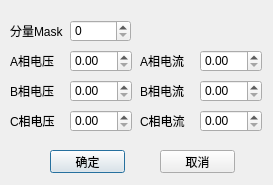
<?xml version="1.0" encoding="UTF-8"?>
<ui version="4.0">
 <class>voltageCurrentWeightParamDialog</class>
 <widget class="QDialog" name="voltageCurrentWeightParamDialog">
  <property name="geometry">
   <rect>
    <x>0</x>
    <y>0</y>
    <width>273</width>
    <height>185</height>
   </rect>
  </property>
  <property name="windowTitle">
   <string>分量参数</string>
  </property>
  <widget class="QLabel" name="label">
   <property name="geometry">
    <rect>
     <x>10</x>
     <y>20</y>
     <width>54</width>
     <height>22</height>
    </rect>
   </property>
   <property name="text">
    <string>分量Mask</string>
   </property>
  </widget>
  <widget class="QSpinBox" name="weightMaskSpinBox">
   <property name="geometry">
    <rect>
     <x>70</x>
     <y>20</y>
     <width>61</width>
     <height>22</height>
    </rect>
   </property>
  </widget>
  <widget class="QLabel" name="label_2">
   <property name="geometry">
    <rect>
     <x>10</x>
     <y>50</y>
     <width>54</width>
     <height>22</height>
    </rect>
   </property>
   <property name="text">
    <string>A相电压</string>
   </property>
  </widget>
  <widget class="QDoubleSpinBox" name="phaseAVoltageDoubleSpinBox">
   <property name="geometry">
    <rect>
     <x>70</x>
     <y>50</y>
     <width>62</width>
     <height>22</height>
    </rect>
   </property>
  </widget>
  <widget class="QDoubleSpinBox" name="phaseACurrentDoubleSpinBox">
   <property name="geometry">
    <rect>
     <x>200</x>
     <y>50</y>
     <width>62</width>
     <height>22</height>
    </rect>
   </property>
  </widget>
  <widget class="QLabel" name="label_3">
   <property name="geometry">
    <rect>
     <x>140</x>
     <y>50</y>
     <width>54</width>
     <height>22</height>
    </rect>
   </property>
   <property name="text">
    <string>A相电流</string>
   </property>
  </widget>
  <widget class="QLabel" name="label_5">
   <property name="geometry">
    <rect>
     <x>140</x>
     <y>80</y>
     <width>54</width>
     <height>22</height>
    </rect>
   </property>
   <property name="text">
    <string>B相电流</string>
   </property>
  </widget>
  <widget class="QDoubleSpinBox" name="phaseBVoltageDoubleSpinBox">
   <property name="geometry">
    <rect>
     <x>70</x>
     <y>80</y>
     <width>62</width>
     <height>22</height>
    </rect>
   </property>
  </widget>
  <widget class="QDoubleSpinBox" name="phaseBCurrentDoubleSpinBox">
   <property name="geometry">
    <rect>
     <x>200</x>
     <y>80</y>
     <width>62</width>
     <height>22</height>
    </rect>
   </property>
  </widget>
  <widget class="QLabel" name="label_7">
   <property name="geometry">
    <rect>
     <x>10</x>
     <y>80</y>
     <width>54</width>
     <height>22</height>
    </rect>
   </property>
   <property name="text">
    <string>B相电压</string>
   </property>
  </widget>
  <widget class="QLabel" name="label_8">
   <property name="geometry">
    <rect>
     <x>140</x>
     <y>110</y>
     <width>54</width>
     <height>22</height>
    </rect>
   </property>
   <property name="text">
    <string>C相电流</string>
   </property>
  </widget>
  <widget class="QDoubleSpinBox" name="phaseCVoltageDoubleSpinBox">
   <property name="geometry">
    <rect>
     <x>70</x>
     <y>110</y>
     <width>62</width>
     <height>22</height>
    </rect>
   </property>
  </widget>
  <widget class="QDoubleSpinBox" name="phaseCCurrentDoubleSpinBox">
   <property name="geometry">
    <rect>
     <x>200</x>
     <y>110</y>
     <width>62</width>
     <height>22</height>
    </rect>
   </property>
  </widget>
  <widget class="QLabel" name="label_10">
   <property name="geometry">
    <rect>
     <x>10</x>
     <y>110</y>
     <width>54</width>
     <height>22</height>
    </rect>
   </property>
   <property name="text">
    <string>C相电压</string>
   </property>
  </widget>
  <widget class="QPushButton" name="okPushButton">
   <property name="geometry">
    <rect>
     <x>50</x>
     <y>150</y>
     <width>75</width>
     <height>23</height>
    </rect>
   </property>
   <property name="text">
    <string>确定</string>
   </property>
  </widget>
  <widget class="QPushButton" name="cancelPushButton">
   <property name="geometry">
    <rect>
     <x>160</x>
     <y>150</y>
     <width>75</width>
     <height>23</height>
    </rect>
   </property>
   <property name="text">
    <string>取消</string>
   </property>
  </widget>
 </widget>
 <resources/>
 <connections/>
</ui>
